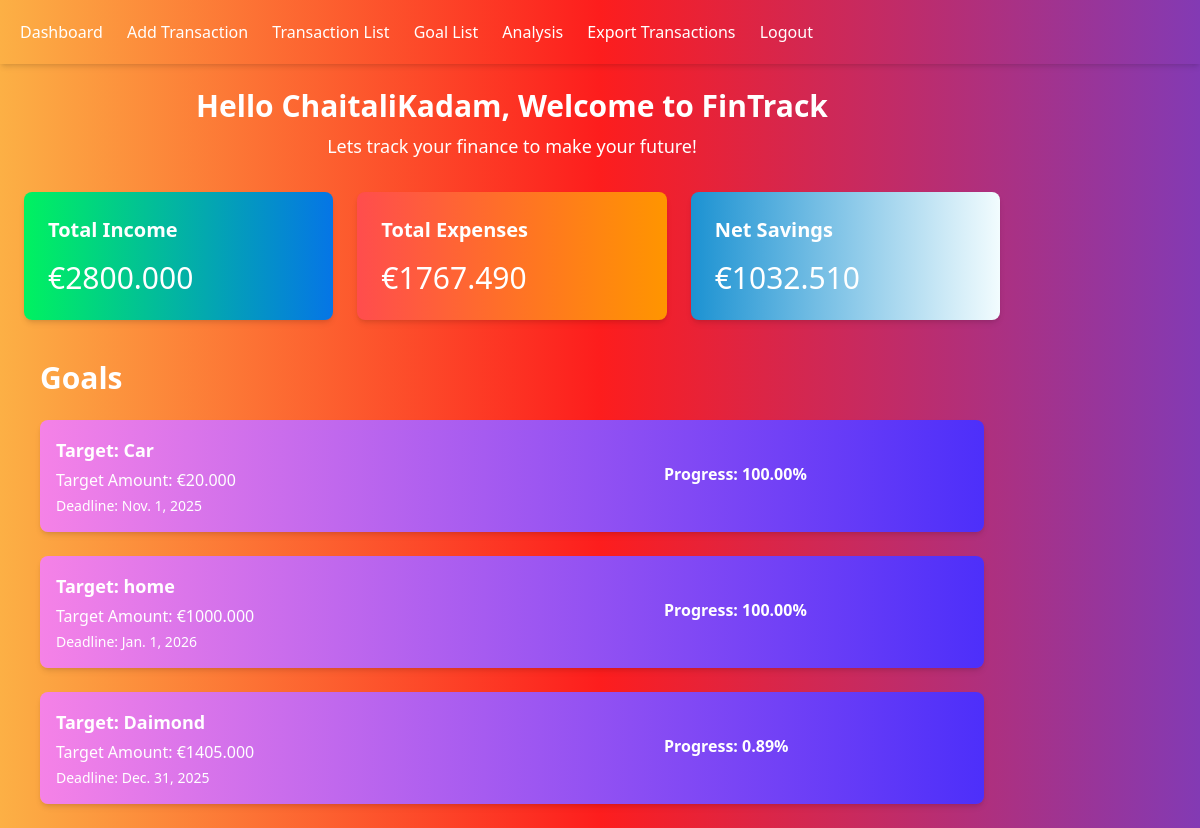
/finance/dashboard/ (signed in), run on the app's committed database.
### finance/models.py (models this page shows, shortened)
class Goal(models.Model):
    user = models.ForeignKey(User, on_delete=models.CASCADE)
    name = models.CharField(max_length=100)
    target_amount = models.DecimalField(max_digits=10, decimal_places=2)
    current_amount = models.DecimalField(max_digits=10, decimal_places=2, default=0)
    deadline = models.DateField()

### finance/views.py (the view)
# urls.py: path("dashboard/", DashboardView.as_view(), name="dashboard"),
class DashboardView(LoginRequiredMixin, View):
    def get(self, request):
        transactions = Trans.objects.filter(user = request.user)
        goals = Goal.objects.filter(user = request.user)
        income_data = (
            Trans.objects
            .filter(user=request.user, transaction_type="income")
            .aggregate(Sum("amount"))
        )
        expense_data = (
            Trans.objects
            .filter(user=request.user, transaction_type="expense")
            .aggregate(Sum("amount"))
        )
        total_income = income_data.get('amount__sum') or 0
        total_expense = expense_data.get('amount__sum') or 0
        net_saving = total_income - total_expense
        remaining_savings = net_saving
        goal_progress = []
        for goal in goals:
            if remaining_savings >= goal.target_amount:
                goal_progress.append({'goal': goal, 'progress': 100})
                remaining_savings -= goal.target_amount
            elif remaining_savings > 0:
                progress = (remaining_savings / goal.target_amount) * 100
                goal_progress.append({'goal': goal, 'progress': progress})
                remaining_savings = 0
            else:
                goal_progress.append({'goal': goal, 'progress': 0})
        context = {
            'transactions': transactions,
            'goals': goals,
            'total_income': total_income,
            'total_expense': total_expense,
            'net_saving': net_saving,
            'goal_progress': goal_progress,
        }
        return render(request, 'finance/dashboard.html', context)

### finance/templates/finance/dashboard.html (shortened to what this page needs)
{%extends "finance/base.html" %}
{% block content %}
<div class = "container mx auto p-6 ">
    <div class = "text-center mb-8">
        <h1 class = "text-3xl font-bold text-white"> Hello {{request.user | capfirst}}, Welcome to FinTrack</h1>
        <p class = "mt-2 text-lg text-white"> Lets track your finance to make your future!  </p>
    </div>
    <div class="grid grid-cols-1 md:grid-cols-3 gap-6">
        <div class=" p-6 rounded-lg shadow-md text-white bg-gradient-to-r from-[#00F260] to-[#0575E6]" >
            <h2 class="text-xl font-bold mb-4">Total Income</h2>
            <p class="text-3xl">€{{ total_income | floatformat:3 }}</p>
        </div>
        <div class="bg-red-400 p-6 rounded-lg shadow-md text-white bg-gradient-to-r from-[#FF4D4D] to-[#FF9500]">
            <h2 class="text-xl font-bold mb-4">Total Expenses</h2>
            <p class="text-3xl">€{{ total_expense | floatformat:3 }}</p>
        </div>
        <div class="bg-blue-400 p-6 rounded-lg shadow-md text-white bg-gradient-to-r from-[#1c92d2] to-[#f2fcfe]">
            <h2 class="text-xl font-bold mb-4">Net Savings</h2>
            <p class="text-3xl">€{{ net_saving | floatformat:3 }}</p>
        </div>
    </div>
        <div class="container mx-auto mt-10 px-4">
        <h2 class="text-3xl font-bold mb-6 text-white">Goals</h2>
        <ul class="space-y-6">
            {% for item in goal_progress %}
            <li class="bg-gradient-to-r from-[#F582E7] to-[#4D2FFA] shadow-md rounded-lg p-4 flex flex-col md:flex-row justify-between items-start md:items-center">
                <div class="text-white space-y-1">
                <p class="font-semibold text-lg ">Target: {{ item.goal.name }}</p>
                <p class="font-medium text-white">Target Amount: €{{ item.goal.target_amount | floatformat:3 }}</p>
                <p class="text-sm text-white">Deadline: {{ item.goal.deadline }}</p>
                </div>
                <div class="w-full md:w-1/3 mt-4 md:mt-0">
                <p class="font-semibold text-white mb-1">Progress: {{ item.progress | floatformat:2 }}%</p>
                </div>
            </li>
            {% endfor %}
        </ul>
        </div>
</div>
{%endblock content %}

### data on the page
Goal: goal.name "Car", goal.target_amount "20.000", goal.deadline "Nov. 1, 2025", progress "100.00"
Goal: goal.name "home", goal.target_amount "1000.000", goal.deadline "Jan. 1, 2026", progress "100.00"
Goal: goal.name "Daimond", goal.target_amount "1405.000", goal.deadline "Dec. 31, 2025", progress "0.89"

### other printed values
{{ request.user | capfirst }} "ChaitaliKadam"
{{ total_income | floatformat:3 }} "2800.000"
{{ total_expense | floatformat:3 }} "1767.490"
{{ net_saving | floatformat:3 }} "1032.510"
